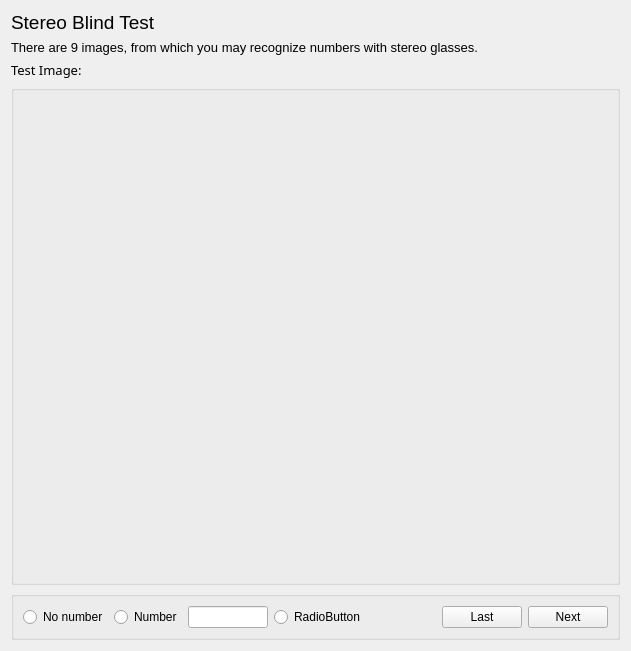
<?xml version="1.0" encoding="UTF-8"?>
<ui version="4.0">
 <class>StereoTestForm</class>
 <widget class="QWidget" name="StereoTestForm">
  <property name="geometry">
   <rect>
    <x>0</x>
    <y>0</y>
    <width>631</width>
    <height>648</height>
   </rect>
  </property>
  <property name="windowTitle">
   <string>Form</string>
  </property>
  <layout class="QVBoxLayout" name="verticalLayout">
   <item>
    <widget class="QLabel" name="label">
     <property name="maximumSize">
      <size>
       <width>16777215</width>
       <height>25</height>
      </size>
     </property>
     <property name="font">
      <font>
       <family>Microsoft YaHei UI</family>
       <pointsize>14</pointsize>
      </font>
     </property>
     <property name="text">
      <string>Stereo Blind Test</string>
     </property>
    </widget>
   </item>
   <item>
    <widget class="QLabel" name="label_2">
     <property name="maximumSize">
      <size>
       <width>16777215</width>
       <height>25</height>
      </size>
     </property>
     <property name="font">
      <font>
       <family>Microsoft YaHei UI</family>
       <pointsize>10</pointsize>
      </font>
     </property>
     <property name="text">
      <string>There are 9 images, from which you may recognize numbers with stereo glasses. </string>
     </property>
    </widget>
   </item>
   <item>
    <widget class="QLabel" name="label_3">
     <property name="maximumSize">
      <size>
       <width>16777215</width>
       <height>25</height>
      </size>
     </property>
     <property name="font">
      <font>
       <family>Microsoft YaHei</family>
       <pointsize>10</pointsize>
      </font>
     </property>
     <property name="text">
      <string>Test Image:</string>
     </property>
    </widget>
   </item>
   <item>
    <widget class="QGroupBox" name="StereoImageWidget">
     <property name="minimumSize">
      <size>
       <width>500</width>
       <height>500</height>
      </size>
     </property>
     <property name="title">
      <string/>
     </property>
    </widget>
   </item>
   <item>
    <widget class="QGroupBox" name="groupBox">
     <property name="maximumSize">
      <size>
       <width>16777215</width>
       <height>60</height>
      </size>
     </property>
     <property name="title">
      <string/>
     </property>
     <layout class="QHBoxLayout" name="horizontalLayout">
      <item>
       <widget class="QRadioButton" name="noNumber">
        <property name="text">
         <string>No number</string>
        </property>
       </widget>
      </item>
      <item>
       <widget class="QRadioButton" name="Number">
        <property name="text">
         <string>Number</string>
        </property>
       </widget>
      </item>
      <item>
       <widget class="QLineEdit" name="lineEditNumber">
        <property name="maximumSize">
         <size>
          <width>80</width>
          <height>16777215</height>
         </size>
        </property>
       </widget>
      </item>
      <item>
       <widget class="QRadioButton" name="radioButton_3">
        <property name="text">
         <string>RadioButton</string>
        </property>
       </widget>
      </item>
      <item>
       <spacer name="horizontalSpacer">
        <property name="orientation">
         <enum>Qt::Horizontal</enum>
        </property>
        <property name="sizeHint" stdset="0">
         <size>
          <width>40</width>
          <height>20</height>
         </size>
        </property>
       </spacer>
      </item>
      <item>
       <widget class="QPushButton" name="LastImage">
        <property name="text">
         <string>Last</string>
        </property>
       </widget>
      </item>
      <item>
       <widget class="QPushButton" name="NextImage">
        <property name="text">
         <string>Next</string>
        </property>
       </widget>
      </item>
     </layout>
    </widget>
   </item>
  </layout>
 </widget>
 <resources/>
 <connections/>
</ui>
